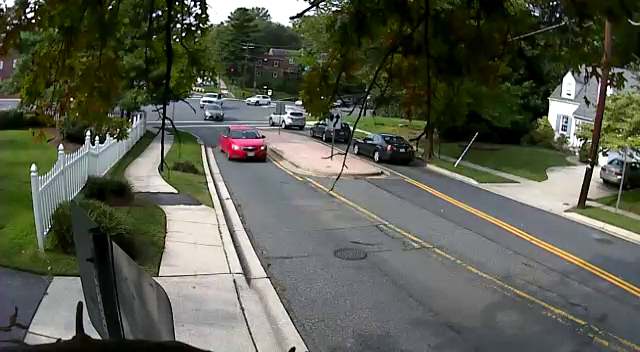
#> input picture frame 53 of Object Motion Detecting and Tracking /cars_video.avi, 640 x 352 px, given in place of test.mp4, which was not available
$ python lane_line_detection.py
#> lines starting #> are read from the running program, lines starting #| are printed output that depends on the picture; after the words box and inside, x2 and y2 are one past the last pixel; in counts of white or black regions, pixels touching at a corner belong together; pictures that were not available may be replaced by others from this repository, and a replacement may not be noted
import matplotlib.pyplot as plt
import matplotlib.image as mpimg
import numpy as np
import cv2
import math

cap = cv2.VideoCapture('test.mp4')

while(cap.isOpened()):
    ret, frame = cap.read()
#> frame is the input picture: shape (352, 640, 3); mean B, G, R 78.9, 92.1, 89

    gray = cv2.cvtColor(frame, cv2.COLOR_RGB2GRAY)
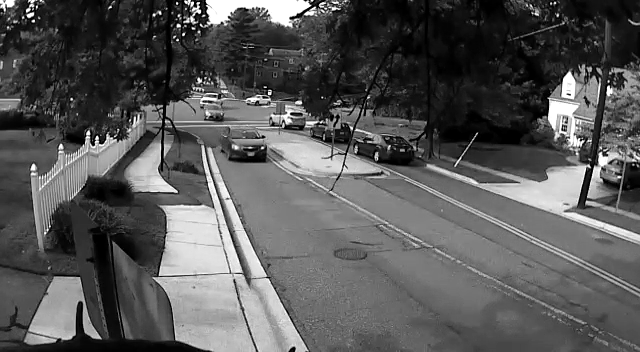
#> gray: shape (352, 640); min 0, max 255, mean 87.8

    kernel_size = 5
    blur_gray = cv2.GaussianBlur(gray, (kernel_size, kernel_size), 0)
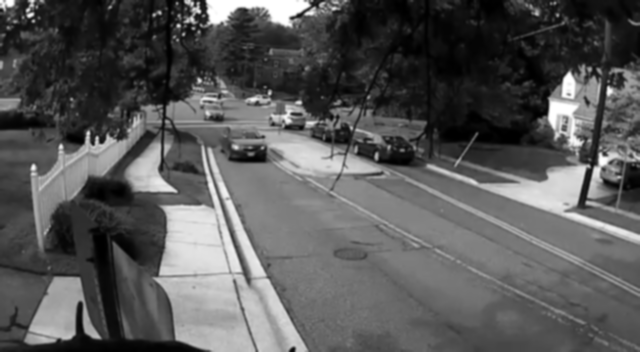
#> blur_gray: shape (352, 640); min 0, max 255, mean 87.8

    low_threshold = 50
    high_threshold = 150
    edges = cv2.Canny(blur_gray, low_threshold, high_threshold)
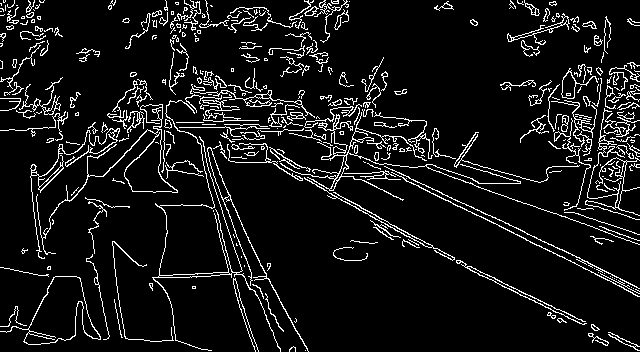
#> edges: shape (352, 640); 8.4% white in thin lines or dots

    mask = np.zeros_like(edges)
    ignore_mask_color = 255

    imshape = frame.shape
#> imshape = (352, 640, 3)
    vertices = np.array([[(0, imshape[0]), (0, imshape[0]/2), (imshape[1],
                                                               imshape[0]/2), (imshape[1], imshape[0])]], dtype=np.int32)

    cv2.fillPoly(mask, vertices, ignore_mask_color)
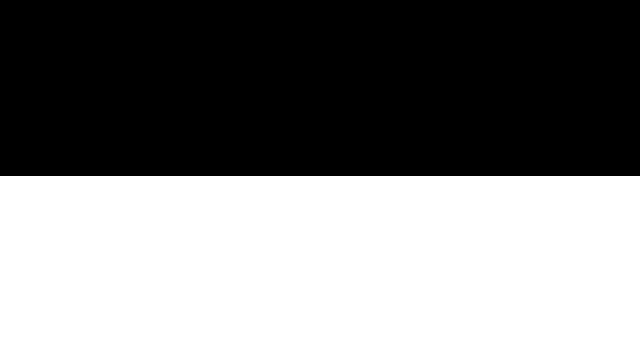
#> mask: shape (352, 640); 50% white; 1 white region, box (x1, y1, x2, y2) and area: (0, 176, 640, 352) 112640
    masked_edges = cv2.bitwise_and(edges, mask)
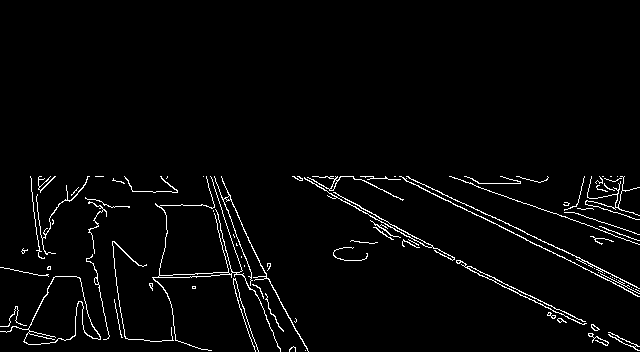
#> masked_edges: shape (352, 640); 2.8% white in thin lines or dots, all inside (x1, y1, x2, y2) = (0, 176, 640, 352)

    rho = 2
    theta = np.pi/180
    threshold = 100
    min_line_length = 40
    max_line_gap = 5
    line_image = np.copy(frame)*0
#> line_image: shape (352, 640, 3); every value is 0

    lines = cv2.HoughLinesP(masked_edges, rho, theta, threshold, np.array([]),
                            min_line_length, max_line_gap)
#> lines = 21 rows, first 6: [404, 179, 583, 267], [360, 207, 507, 285], [332, 195, 504, 287], [406, 176, 451, 197], [464, 203, 639, 288], [252, 248, 297, 333]

    for i in range(len(lines)):
        for x1, y1, x2, y2 in lines[i]:
            if(abs(math.degrees(math.atan((y2-y1)/(x2-x1)))) > 30):
                cv2.line(line_image, (x1, y1), (x2, y2), (0, 255, 0), 2)
#> this loop made 21 passes
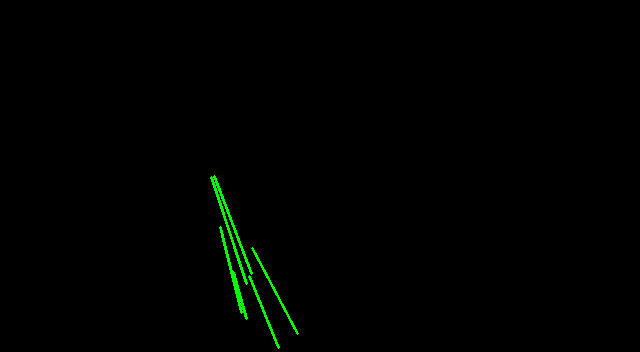
#> line_image: shape (352, 640, 3); mean B, G, R 0, 1.6, 0

    color_edges = np.dstack((edges, edges, edges))
#> color_edges: shape (352, 640, 3); 8.4% white in thin lines or dots


    combo_image = cv2.addWeighted(frame, 0.8, line_image, 1, 1)
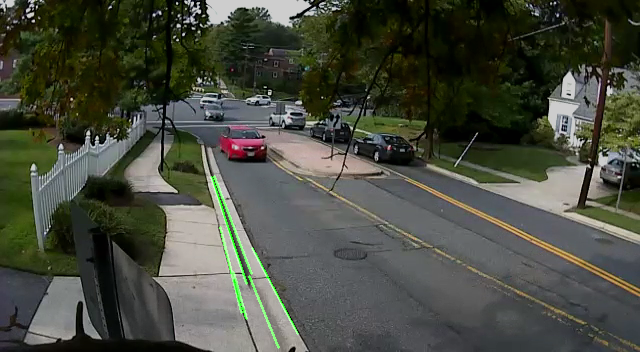
#> combo_image: shape (352, 640, 3); mean B, G, R 64.1, 75.5, 72.2
    cv2.imshow('frame', combo_image)
    if cv2.waitKey(1) & 0xFF == ord('q'):
#> (key q is pressed here)
        break


cap.release()
cv2.destroyAllWindows()

$ run again, starting later in the video
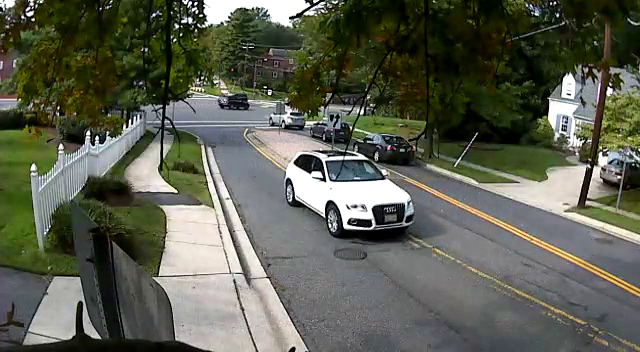
#> input picture frame 238 of Object Motion Detecting and Tracking /cars_video.avi, 640 x 352 px, given in place of test.mp4, which was not available
#> frame is the input picture: shape (352, 640, 3); mean B, G, R 81.7, 96, 92.9
#> edges: shape (352, 640); 9% white in thin lines or dots
#> mask: shape (352, 640); 50% white; 1 white region, box (x1, y1, x2, y2) and area: (0, 176, 640, 352) 112640
#> masked_edges: shape (352, 640); 3% white in thin lines or dots, all inside (x1, y1, x2, y2) = (0, 176, 640, 352)
#> lines = 13 rows, first 6: [497, 280, 597, 327], [405, 180, 617, 284], [461, 265, 582, 324], [156, 205, 206, 205], [477, 209, 639, 288], [442, 252, 516, 288]
#> the loop `for i in range(len(lines)):` made 13 passes
#> after the loop `for i in range(len(lines)):`:
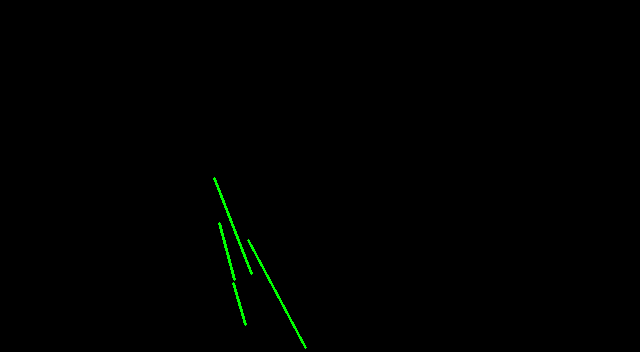
#> line_image: shape (352, 640, 3); mean B, G, R 0, 1, 0
#> color_edges: shape (352, 640, 3); 9% white in thin lines or dots
#> `combo_image = cv2.addWeighted(frame, 0.8, line_image, 1, 1)`:
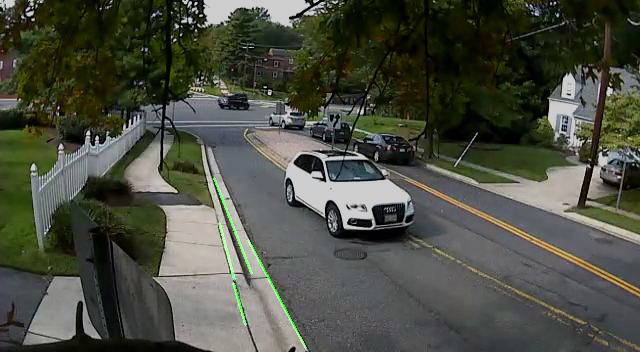
#> combo_image: shape (352, 640, 3); mean B, G, R 66.4, 78.3, 75.3

$ run again, starting later in the video
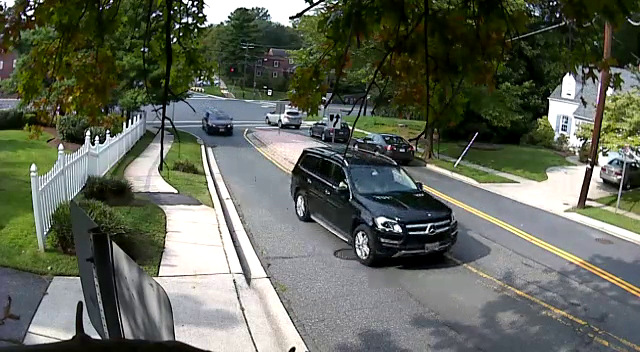
#> input picture frame 424 of Object Motion Detecting and Tracking /cars_video.avi, 640 x 352 px, given in place of test.mp4, which was not available
#> frame is the input picture: shape (352, 640, 3); mean B, G, R 89.9, 102.5, 97.4
#> edges: shape (352, 640); 11.3% white in thin lines or dots
#> mask: shape (352, 640); 50% white; 1 white region, box (x1, y1, x2, y2) and area: (0, 176, 640, 352) 112640
#> masked_edges: shape (352, 640); 4.3% white in thin lines or dots, all inside (x1, y1, x2, y2) = (0, 176, 640, 352)
#> lines = 18 rows, first 6: [438, 196, 595, 273], [478, 183, 520, 183], [375, 227, 429, 227], [471, 267, 523, 292], [403, 176, 598, 267], [156, 205, 206, 205]
#> the loop `for i in range(len(lines)):` made 18 passes
#> after the loop `for i in range(len(lines)):`:
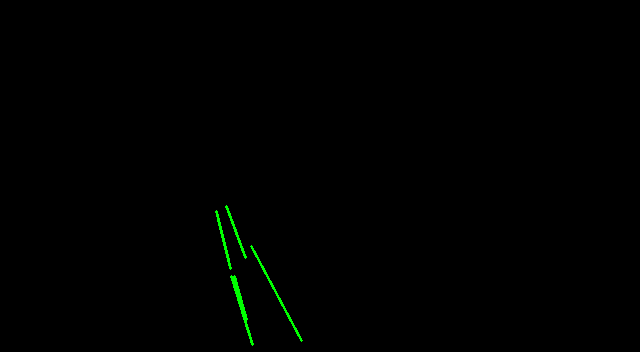
#> line_image: shape (352, 640, 3); mean B, G, R 0, 1, 0
#> color_edges: shape (352, 640, 3); 11.3% white in thin lines or dots
#> `combo_image = cv2.addWeighted(frame, 0.8, line_image, 1, 1)`:
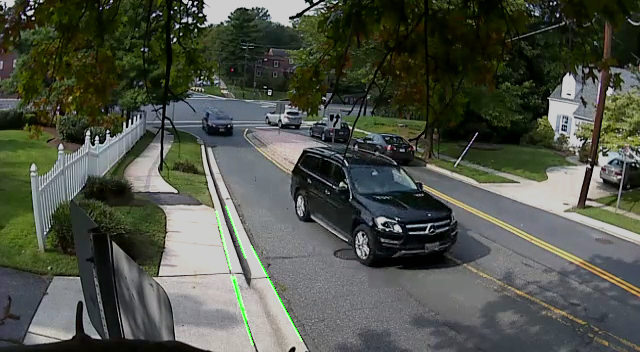
#> combo_image: shape (352, 640, 3); mean B, G, R 72.9, 83.4, 78.9
